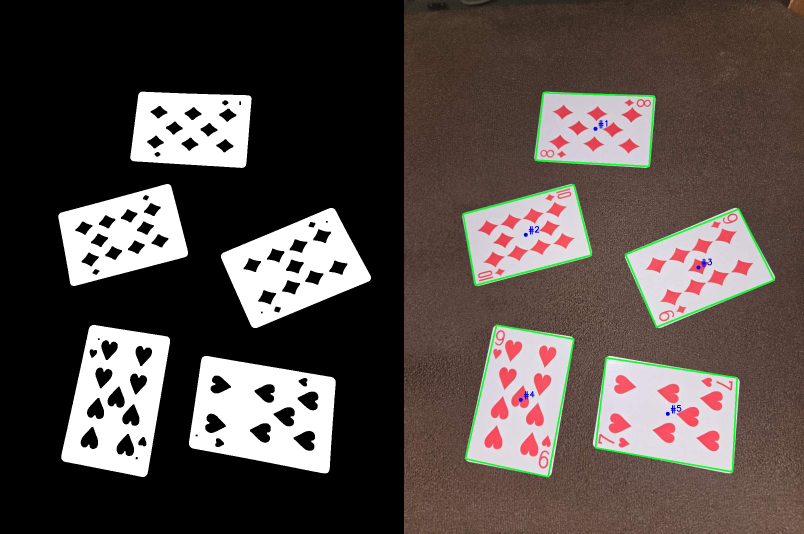
#> input picture test_panel.jpg, 2412 x 1600 px (shown at 1/3 size); its folder holds only this picture in this run
$ python card_multi_detector.py test_panel.jpg
#> lines starting #> are read from the running program, lines starting #| are printed output that depends on the picture; after the words box and inside, x2 and y2 are one past the last pixel; in counts of white or black regions, pixels touching at a corner belong together
from __future__ import annotations
import cv2
import numpy as np
from pathlib import Path
import argparse
from typing import List, Tuple

# ---------------- helpers ----------------
def order_corners(pts: np.ndarray) -> np.ndarray:
    pts = pts.astype(np.float32).reshape(4, 2)
    s = pts.sum(axis=1)
    diff = np.diff(pts, axis=1).reshape(-1)
    tl = pts[np.argmin(s)]
    br = pts[np.argmax(s)]
    tr = pts[np.argmin(diff)]
    bl = pts[np.argmax(diff)]
    return np.stack([tl, tr, br, bl]).astype(np.float32)

def white_card_mask(gray: np.ndarray, bgr: np.ndarray | None = None) -> np.ndarray:
    # Otsu за бело на темна/сивкаста позадина
    _, mask = cv2.threshold(gray, 0, 255, cv2.THRESH_BINARY + cv2.THRESH_OTSU)

    # fallback на HSV ако премалку/препремногу бело
    white_ratio = mask.mean() / 255.0
    if (white_ratio < 0.01 or white_ratio > 0.5) and bgr is not None:
        hsv = cv2.cvtColor(bgr, cv2.COLOR_BGR2HSV)
        S_MAX, V_MIN = 60, 170
        mask = cv2.inRange(hsv, (0, 0, V_MIN), (180, S_MAX, 255))

    k = cv2.getStructuringElement(cv2.MORPH_RECT, (5, 5))
    mask = cv2.morphologyEx(mask, cv2.MORPH_CLOSE, k, iterations=2)
    # исечи 1px рамка за да не ги фаќа ивиците на самата слика
    mask[0, :] = 0; mask[-1, :] = 0; mask[:, 0] = 0; mask[:, -1] = 0
    return mask

def quad_from_contour(cnt: np.ndarray) -> np.ndarray | None:
    rect = cv2.minAreaRect(cnt)
    box = cv2.boxPoints(rect)
    box = order_corners(box)

    w_box = np.linalg.norm(box[1] - box[0])
    h_box = np.linalg.norm(box[3] - box[0])
    ratio = min(w_box, h_box) / max(w_box, h_box)
    if 0.60 <= ratio <= 0.78:
        return box

    # ако аспектот е off, пробај approxPolyDP
    peri = cv2.arcLength(cnt, True)
    approx = cv2.approxPolyDP(cnt, 0.02 * peri, True)
    if len(approx) == 4 and cv2.isContourConvex(approx):
        return order_corners(approx.reshape(4, 2))
    return box  # врати minAreaRect ако нема подобро

def compute_out_size(quad: np.ndarray, short=250, long=350) -> Tuple[int, int]:
    w1 = np.linalg.norm(quad[1] - quad[0])
    w2 = np.linalg.norm(quad[2] - quad[3])
    h1 = np.linalg.norm(quad[3] - quad[0])
    h2 = np.linalg.norm(quad[2] - quad[1])
    w = (w1 + w2) / 2.0
    h = (h1 + h2) / 2.0
    return (long, short) if w > h else (short, long)

def warp_topdown(img: np.ndarray, quad: np.ndarray, out_size: Tuple[int, int]) -> np.ndarray:
    w, h = out_size
    dst = np.array([[0, 0], [w - 1, 0], [w - 1, h - 1], [0, h - 1]], dtype=np.float32)
    M = cv2.getPerspectiveTransform(quad.astype(np.float32), dst)
    warped = cv2.warpPerspective(
        img, M, (w, h),
        flags=cv2.INTER_LINEAR,
        borderMode=cv2.BORDER_CONSTANT,
        borderValue=(255, 255, 255)
    )
    return warped

def draw_all_overlays(img: np.ndarray, quads: List[np.ndarray]) -> np.ndarray:
    out = img.copy()
    for i, q in enumerate(quads, start=1):
        cv2.polylines(out, [q.astype(np.int32)], True, (0, 255, 0), 3)
        cx, cy = q.mean(axis=0).astype(int)
        cv2.circle(out, (cx, cy), 7, (255, 0, 0), -1)
        cv2.putText(out, f"#{i}", (cx + 8, cy - 8),
                    cv2.FONT_HERSHEY_SIMPLEX, 0.8, (255, 0, 0), 2)
    return out

def sort_quads_readable(quads: List[np.ndarray]) -> List[np.ndarray]:
    # сортирај по „редови“ (од горе надолу), па внатре по x (лево->десно)
    centers = np.array([q.mean(axis=0) for q in quads])  # (N,2)
    ys = centers[:, 1]
    # процени висина на карта за кластеризација по редови
    heights = [np.linalg.norm(q[3] - q[0]) for q in quads]
    row_eps = (np.median(heights) if heights else 50) * 0.45

    # групирај по редови
    order = np.argsort(ys)
    rows = []
    current = []
    last_y = None
    for idx in order:
        y = ys[idx]
        if last_y is None or abs(y - last_y) <= row_eps:
            current.append(idx)
        else:
            rows.append(current); current = [idx]
        last_y = y
    if current: rows.append(current)

    # по редови сортирај по x
    sorted_indices = []
    for row in rows:
        row_sorted = sorted(row, key=lambda k: centers[k, 0])
        sorted_indices.extend(row_sorted)

    return [quads[i] for i in sorted_indices]

# ---------------- main pipeline ----------------
def process_multi(image_path: str, edges_out: str | None, warp_dir: str, prefix: str,
                  short: int, long: int, min_area: float, max_cards: int | None):
    src = Path(image_path)
    if not src.exists():
        raise SystemExit(f"[ERR] Input image not found: {src}")

    img = cv2.imread(str(src))
    if img is None:
        raise SystemExit("[ERR] Failed to read image.")

    h, w = img.shape[:2]
    img_area = w * h

    gray = cv2.cvtColor(img, cv2.COLOR_BGR2GRAY)
    gray = cv2.GaussianBlur(gray, (5, 5), 0)
    mask = white_card_mask(gray, img)

    cnts, _ = cv2.findContours(mask, cv2.RETR_EXTERNAL, cv2.CHAIN_APPROX_SIMPLE)
    # филтрирај премали и оние што допираат рамка
    cand = []
    for c in cnts:
        x, y, cw, ch = cv2.boundingRect(c)
        if cw * ch < min_area * img_area:
            continue
        if x <= 1 or y <= 1 or x + cw >= w - 1 or y + ch >= h - 1:
            continue
        cand.append(c)

    if not cand:
        raise SystemExit("[ERR] No cards found. Make sure cards are brighter than background and not touching image borders.")

    # конвертирај во квадови
    quads = []
    for c in cand:
        q = quad_from_contour(c)
        if q is not None:
            quads.append(q)

    if not quads:
        raise SystemExit("[ERR] Contours found but failed to fit quadrilaterals.")

    # подреди за читливо именување
    quads = sort_quads_readable(quads)
    if max_cards is not None:
        quads = quads[:max_cards]

    # 1) снимaј overlay со сите
    edges_path = Path(edges_out) if edges_out else src.with_name(src.stem + "_edges.jpg")
    overlay = draw_all_overlays(img, quads)
    cv2.imwrite(str(edges_path), overlay)

    # 2) снимaј поединечно warp-нато
    outdir = Path(warp_dir) if warp_dir else src.with_name(src.stem + "_cards")
    outdir.mkdir(parents=True, exist_ok=True)

    saved = []
    for i, q in enumerate(quads, start=1):
        out_size = compute_out_size(q, short=short, long=long)
        warped = warp_topdown(img, q, out_size)
        out_path = outdir / f"{prefix}_{i:02d}.jpg"
        cv2.imwrite(str(out_path), warped)
        saved.append(str(out_path.resolve()))

    print(f"[OK] Saved overlay: {edges_path.resolve()}")
    print(f"[OK] Saved {len(saved)} warped cards in: {outdir.resolve()}")
    for p in saved:
        print(" -", p)

# ---------------- CLI ----------------
def main():
    ap = argparse.ArgumentParser(description="Detect multiple white playing cards, draw overlay, and warp each top-down.")
    ap.add_argument("image", help="path to input image with MULTIPLE cards")
    ap.add_argument("--edges-out", help="output overlay image with all boxes (default: <name>_edges.jpg)")
    ap.add_argument("--warp-dir", help="directory to save warped cards (default: <name>_cards)")
    ap.add_argument("--prefix", default="card", help="filename prefix for warped cards (default: card)")
    ap.add_argument("--short", type=int, default=250, help="short edge of warped card (default 250)")
    ap.add_argument("--long", type=int, default=350, help="long edge of warped card (default 350)")
    ap.add_argument("--min-area", type=float, default=0.01, help="min contour area fraction (default 0.01)")
    ap.add_argument("--max-cards", type=int, default=None, help="optional cap on number of cards to export")
    args = ap.parse_args()

    process_multi(args.image, args.edges_out, args.warp_dir, args.prefix,
                  args.short, args.long, args.min_area, args.max_cards)
#> in process_multi, img is the input picture: shape (1600, 2412, 3); mean B, G, R 72, 75.7, 85.2
#> in process_multi, `gray = cv2.cvtColor(img, cv2.COLOR_BGR2GRAY)`:
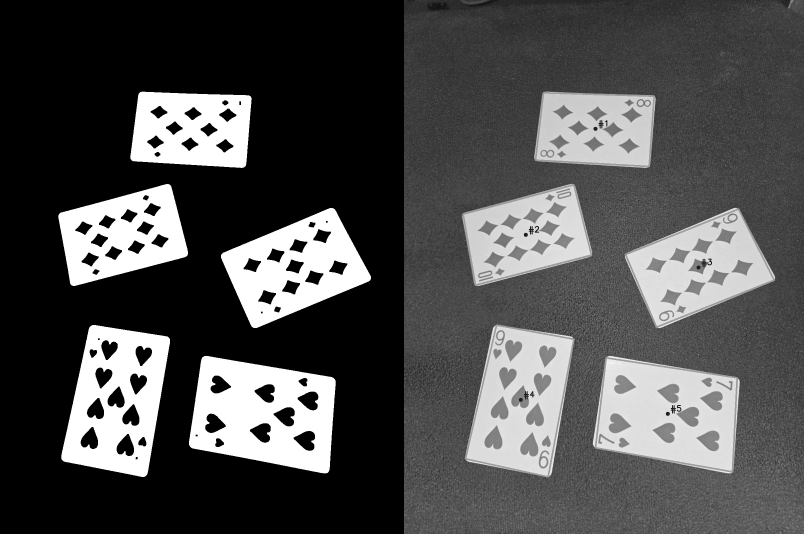
#> gray: shape (1600, 2412) (shown at 1/3 size); min 0, max 255, mean 78.1
#> in white_card_mask, `_, mask = cv2.threshold(gray, 0, 255, cv2.THRESH_BINARY + cv2.THRESH_O..`:
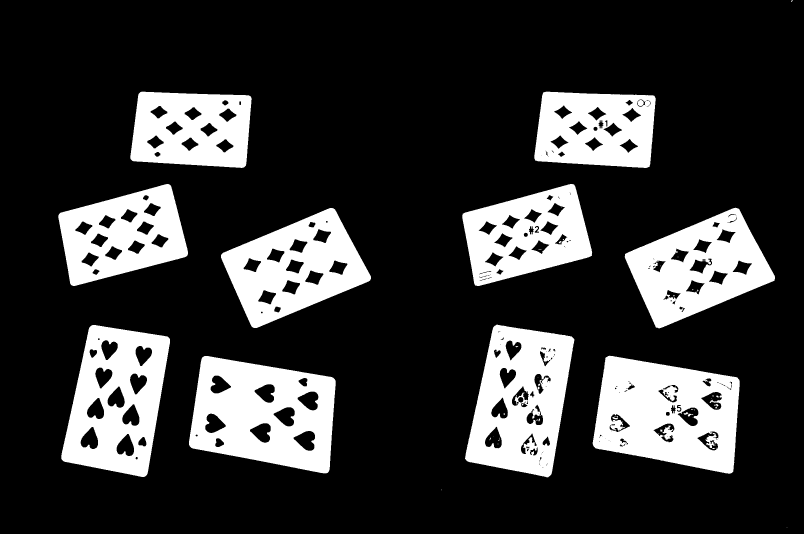
#> mask: shape (1600, 2412) (shown at 1/3 size); 21.5% white; 56 white regions (35 under 20 px), largest, box (x1, y1, x2, y2) and area: (1778, 1067, 2219, 1421) 109075, (567, 1068, 1007, 1420) 101945, (1395, 974, 1723, 1432) 94389
#> in white_card_mask, `white_ratio = mask.mean() / 255.0`: white_ratio = 0.215
#> in white_card_mask, `mask = cv2.morphologyEx(mask, cv2.MORPH_CLOSE, k, iterations=2)`:
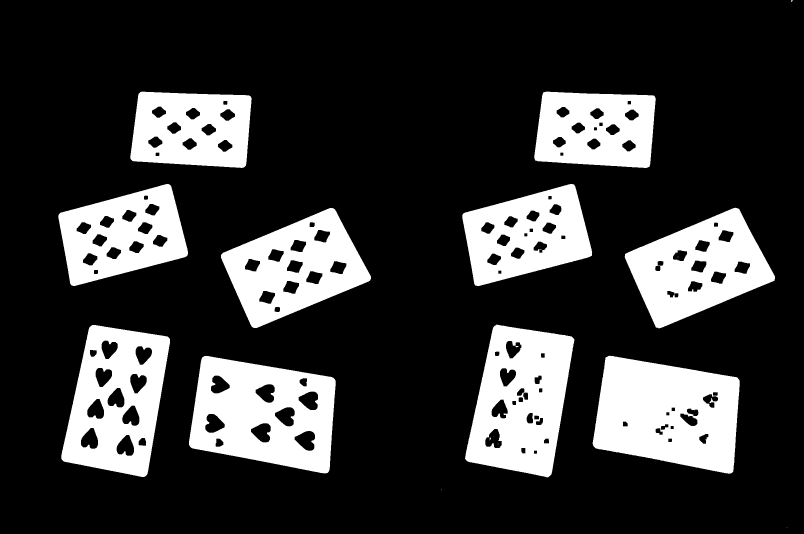
#> mask: shape (1600, 2412) (shown at 1/3 size); 21.9% white; 18 white regions (6 under 20 px), largest, box (x1, y1, x2, y2) and area: (1778, 1067, 2219, 1421) 114950, (567, 1068, 1007, 1420) 102256, (1395, 974, 1723, 1432) 98192
#> in white_card_mask, `mask[0, :] = 0`: mask: shape (1600, 2412); 21.9% white; 18 white regions (6 under 20 px)
#> in process_multi, `cnts, _ = cv2.findContours(mask, cv2.RETR_EXTERNAL, cv2.CHAIN_APPROX_S..`: cnts = 13 contours, 3 with area under 20; largest, box (x1, y1, x2, y2) and area: (1778, 1067, 2219, 1421) 118512, (567, 1068, 1007, 1420) 118217, (1395, 974, 1723, 1432) 107572, (184, 975, 510, 1431) 107337, (1874, 623, 2325, 985) 93448
#> the loop in process_multi, `for c in cnts:` made 13 passes
#> (x, y, cw, ch) on passes 3 to 13: (567, 1068, 440, 352), (1778, 1067, 441, 354), (184, 975, 326, 456), (1395, 974, 328, 458), (663, 624, 450, 360), (1874, 623, 451, 362), (1387, 552, 390, 306), (175, 552, 389, 306), (1603, 275, 364, 229), (391, 275, 364, 229), (2374, 1, 4, 5)
#> (c, x, y, cw, ch) on passes 1 to 2: ([[2360, 1583], [2361, 1583]], 2360, 1583, 2, 1), ([[1324, 1469], [1324, 1470], [1325, 1469]], 1324, 1469, 2, 2)
#> after the loop in process_multi, `for c in cnts:`: cand = 10 contours; largest, box (x1, y1, x2, y2) and area: (1778, 1067, 2219, 1421) 118512, (567, 1068, 1007, 1420) 118217, (1395, 974, 1723, 1432) 107572, (184, 975, 510, 1431) 107337, (1874, 623, 2325, 985) 93448
#> the loop in process_multi, `for c in cand:` made 10 passes
#> (rect in quad_from_contour, w_box in quad_from_contour) on passes 1 to 3: (((795.7, 1243.5), (289, 434.2), -80.39), 434.2), (((2007.6, 1243.5), (289.7, 434.5), -80.37), 434.5), (((346.1, 1199.6), (428.1, 264.1), -80.32), 264.1)
#> (rect in quad_from_contour, w_box in quad_from_contour, h_box in quad_from_contour, ratio in quad_from_contour, q) on passes 5, 10: (((887.3, 800.7), (392.8, 248.2), -22.7), 392.8, 248.2, 0.632, [[658.2, 762], [1020.6, 610.4], [1116.4, 839.5], [754, 991]]), (((572.4, 384.6), (218.5, 352.3), -86.54), 352.3, 218.5, 0.62, [[403.1, 264.9], [754.8, 286.1], [741.6, 504.2], [390, 483]])
#> after the loop in process_multi, `for c in cand:`: quads = 10 items
#> in sort_quads_readable, `centers = np.array([q.mean(axis=0) for q in quads])`: centers = [[795.7, 1243.5], [2007.6, 1243.5], [346.1, 1199.6], [1563.4, 1197.8], [887.3, 800.7], [2099.2, 800.6], [1574, 704.5], [361.9, 704.4], [1784.4, 384.7], [572.4, 384.6]]
#> in sort_quads_readable, `ys = centers[:, 1]`: ys = [1243.5, 1243.5, 1199.6, 1197.8, 800.7, 800.6, 704.5, 704.4, 384.7, 384.6]
#> in sort_quads_readable, `heights = [np.linalg.norm(q[3] - q[0]) for q in quads]`: heights = [289, 289.7, 428.1, 428.6, 248.2, 248.3, 227.1, 226.6, 218.4, 218.5]
#> in sort_quads_readable, `row_eps = (np.median(heights) if heights else 50) * 0.45`: row_eps = 111.7
#> in sort_quads_readable, `order = np.argsort(ys)`: order = [9, 8, 7, 6, 5, 4, 3, 2, 0, 1]
#> the loop in sort_quads_readable, `for idx in order:` made 10 passes
#> (idx, y, current, last_y) on passes 3, 7: (7, 704.4, [7], 704.4), (3, 1197.8, [3], 1197.8)
#> (idx, y, last_y) on passes 1, 2, 4, 6, 8, 9: (9, 384.6, 384.6), (8, 384.7, 384.7), (6, 704.5, 704.5), (4, 800.7, 800.7), (2, 1199.6, 1199.6), (0, 1243.5, 1243.5)
#> after the loop in sort_quads_readable, `for idx in order:`: rows = [[9, 8], [7, 6, 5, 4]]
#> the loop in sort_quads_readable, `for row in rows:` made 3 passes
#> (row, row_sorted) on passes 2 to 3: ([7, 6, 5, 4], [7, 4, 6, 5]), ([3, 2, 0, 1], [2, 0, 3, 1])
#> after the loop in sort_quads_readable, `for row in rows:`: sorted_indices = [9, 8, 7, 4, 6, 5, 2, 0, 3, 1]
#> the loop in draw_all_overlays, `for i, q in enumerate(quads, start=1):` made 10 passes
#> (cx, cy) on passes 2, 3, 5, 6, 7, 8, 9, 10: (1784, 384), (361, 704), (1573, 704), (2099, 800), (346, 1199), (795, 1243), (1563, 1197), (2007, 1243)
#> (q, cx, cy) on passes 1, 4: ([[403.1, 264.9], [754.8, 286.1], [741.6, 504.2], [390, 483]], 572, 384), ([[658.2, 762], [1020.6, 610.4], [1116.4, 839.5], [754, 991]], 887, 800)
#> after the loop in draw_all_overlays, `for i, q in enumerate(quads, start=1):`:
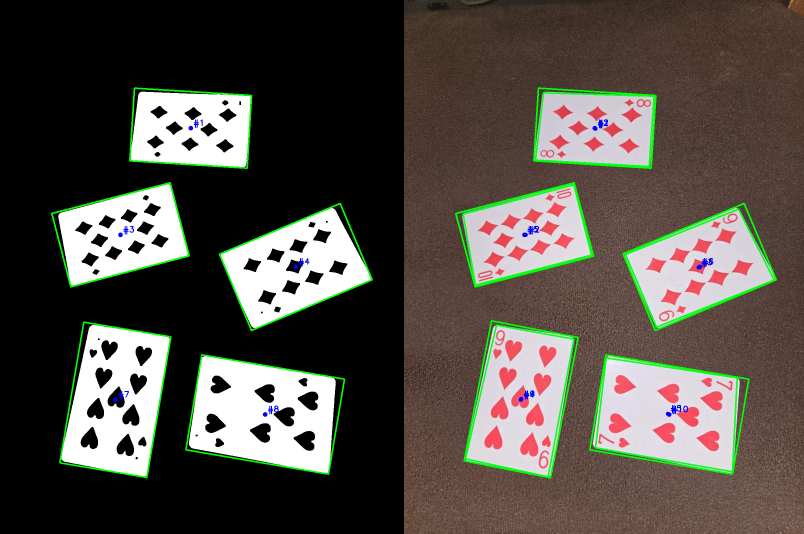
#> out: shape (1600, 2412, 3) (shown at 1/3 size); 1.79% of pixels changed, all inside (x1, y1, x2, y2) = (153, 262, 2331, 1436)
#> the loop in process_multi, `for i, q in enumerate(quads, start=1):` made 10 passes
#> (w1 in compute_out_size, w2 in compute_out_size, h1 in compute_out_size, h2 in compute_out_size, dst in warp_topdown) on passes 2, 3, 5, 6, 7, 8, 9, 10: (352.5, 352.5, 218.4, 218.4, [[0, 0], [349, 0], [349, 249], [0, 249]]), (366.8, 366.8, 226.6, 226.6, [[0, 0], [349, 0], [349, 249], [0, 249]]), (367.1, 367.1, 227.1, 227.1, [[0, 0], [349, 0], [349, 249], [0, 249]]), (393.3, 393.3, 248.3, 248.3, [[0, 0], [349, 0], [349, 249], [0, 249]]), (264.1, 264.1, 428.1, 428.1, [[0, 0], [249, 0], [249, 349], [0, 349]]), (434.2, 434.2, 289, 289, [[0, 0], [349, 0], [349, 249], [0, 249]]), (264.4, 264.4, 428.6, 428.6, [[0, 0], [249, 0], [249, 349], [0, 349]]), (434.5, 434.5, 289.7, 289.7, [[0, 0], [349, 0], [349, 249], [0, 249]])
#> (q, w1 in compute_out_size, w2 in compute_out_size, h1 in compute_out_size, h2 in compute_out_size, dst in warp_topdown) on passes 1, 4: ([[403.1, 264.9], [754.8, 286.1], [741.6, 504.2], [390, 483]], 352.3, 352.3, 218.5, 218.5, [[0, 0], [349, 0], [349, 249], [0, 249]]), ([[658.2, 762], [1020.6, 610.4], [1116.4, 839.5], [754, 991]], 392.8, 392.8, 248.2, 248.2, [[0, 0], [349, 0], [349, 249], [0, 249]])
#> pass 1, in warp_topdown, `warped = cv2.warpPerspective( img, M, (w, h), flags=cv2.INTER_LINEAR, ..`:
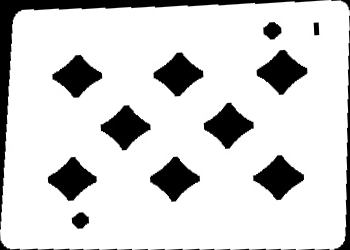
#> warped: shape (250, 350, 3); min 0, max 255, mean 213.1
#> pass 2, in warp_topdown (call 2), `warped = cv2.warpPerspective( img, M, (w, h), flags=cv2.INTER_LINEAR, ..`:
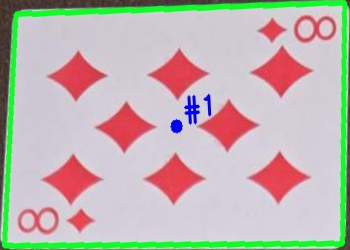
#> warped: shape (250, 350, 3); mean B, G, R 176.7, 181.8, 190.7
#> pass 3, in warp_topdown (call 3), `warped = cv2.warpPerspective( img, M, (w, h), flags=cv2.INTER_LINEAR, ..`:
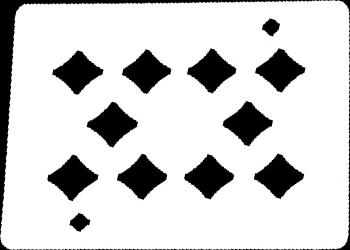
#> warped: shape (250, 350, 3); min 0, max 255, mean 210.3
#> after the loop in process_multi, `for i, q in enumerate(quads, start=1):`: saved = 10 items
#| [OK] Saved 10 warped cards in: test_panel_cards
#> the loop in process_multi, `for p in saved:` made 10 passes
#|  - test_panel_cards/card_01.jpg
#|  - test_panel_cards/card_02.jpg
#|  - test_panel_cards/card_03.jpg
#|  - test_panel_cards/card_04.jpg
#|  - test_panel_cards/card_05.jpg
#|  - test_panel_cards/card_06.jpg
#|  - test_panel_cards/card_07.jpg
#|  - test_panel_cards/card_08.jpg
#> (further printed lines are left out)

if __name__ == "__main__":
    main()
